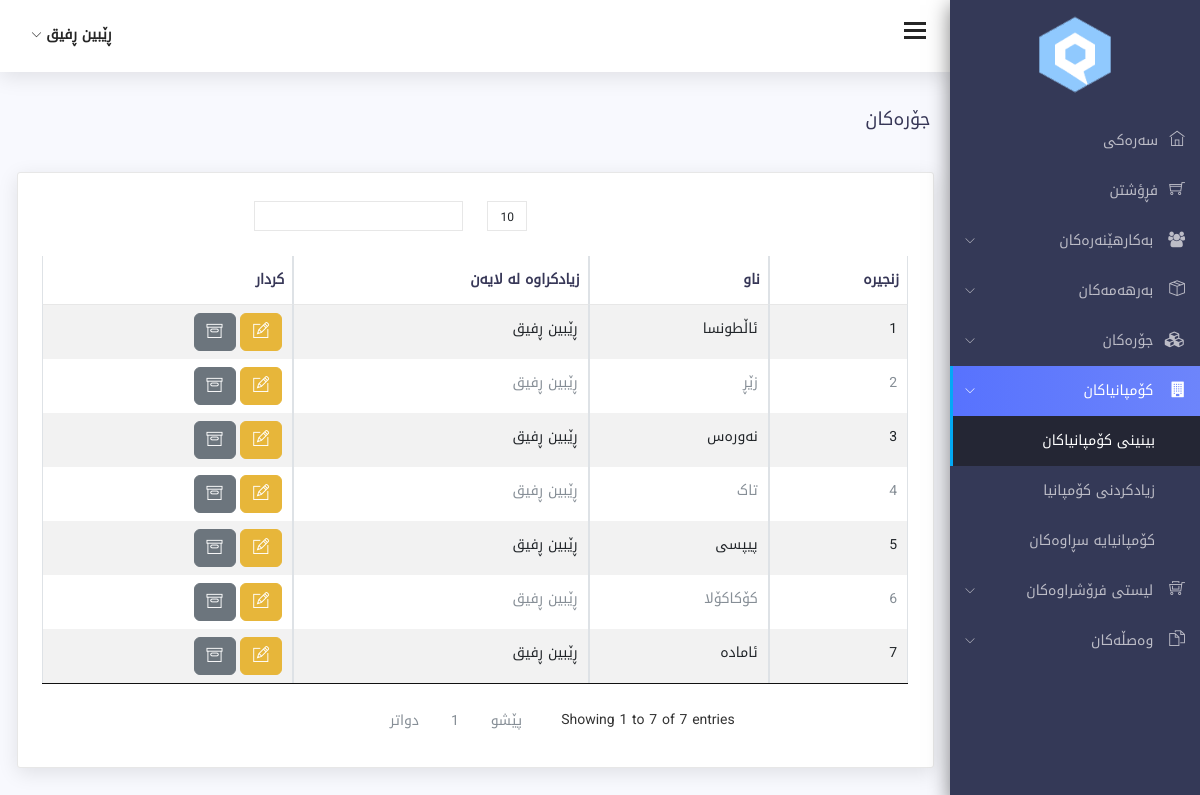
Page /companys.php (signed in) on the committed database.
### tables this page shows
CREATE TABLE `users` (
  `id` int(11) NOT NULL,
  `first_name` varchar(255) NOT NULL,
  `last_name` varchar(255) NOT NULL,
  `email` varchar(255) NOT NULL,
  `password` varchar(255) NOT NULL,
  `role` int(11) NOT NULL DEFAULT 2 COMMENT '1 super admin\r\n2 admin\r\n3 cashier',
  `phone` varchar(255) NOT NULL,
  `recycle` int(11) DEFAULT 0,
  `addedby` varchar(255) NOT NULL,
  `image` varchar(255) NOT NULL,
  `type_image` varchar(255) NOT NULL,
  `tmp_image` varchar(255) NOT NULL,
  `size_image` varchar(255) NOT NULL,
  `created_at` datetime NOT NULL,
  `updated_at` datetime NOT NULL
);

CREATE TABLE `company` (
  `id` int(11) NOT NULL,
  `name` varchar(255) NOT NULL,
  `description` text NOT NULL,
  `recycle` int(11) NOT NULL DEFAULT 0,
  `addedby` varchar(255) NOT NULL,
  `created_at` datetime NOT NULL,
  `updated_at` datetime NOT NULL
);

### class/database.php (called while the page is built, shortened)
<?php
class Database{
public $connection;
public function open_db_connection(){
    $this->connection=new mysqli(DB_HOST,DB_USER,DB_PASSWORD,DB_NAME);
}
public function query($sql){
    $result=$this->connection->query($sql);
    return $result;
}
}
$db = new Database();
?>

### class/db_object.php (called while the page is built, shortened)
<?php
class Db_Object{
public static function find_all(){
    return static::find_by_query("SELECT * FROM ".static::$db_table." ");
}
public static function find_by_id($id){
    $the_result_array=static::find_by_query("SELECT * FROM ".static::$db_table." WHERE id='$id' LIMIT 1");
    return !empty($the_result_array) ? array_shift($the_result_array) : false;
}
public static function find_by_query($sql){
    global $db;
    $result_set=$db->query($sql);
    $the_object_array=array();
    while($row=mysqli_fetch_array($result_set)){
        $the_object_array[]=static::instantation($row);
    }
    return $the_object_array;
}
public static function instantation($the_record){
    $the_object=new $calling_class;
    foreach($the_record as $the_attribute => $value){
        if($the_object->has_the_attribute($the_attribute)){
            $the_object->$the_attribute=$value;
        }
    }
    return $the_object;
}
private function has_the_attribute($the_attribute){
    $the_properties=get_object_vars($this);
    return array_key_exists($the_attribute,$the_properties);
}
}
?>

### companys.php (the view, shortened to what this page needs)
<?php include 'includes/header.php'; ?>
<?php include 'includes/sidebar.php'; ?>
<?php include 'includes/top_header.php'; ?>
<div class="content-wrap">
        <div class="main">
            <div class="container-fluid">
                <div class="row">
                    <div class="col-lg-8 p-r-0 title-margin-right">
                        <div class="page-header">
                            <div class="page-title">
                                <h1>جۆرەکان</h1>
                            </div>
                        </div>
                    </div>
                </div>
                <section id="main-content">
                    <div class="row">
                        <div class="col-lg-12">
                            <div class="card">
                                <div class="bootstrap-data-table-panel">
                                    <div class="table-responsive">
                                        <table class="table table-striped table-bordered" id="bootstrap-data-table">
                                            <thead>
                                                <tr>
                                                    <th>زنجیرە</th>
                                                    <th>ناو</th>
                                                    <th>زیادکراوە لە لایەن</th>
                                                    <th>کردار</th>
                                                </tr>
                                            </thead>
                                            <tbody>
                                                <?php
                                                $companys = Company::find_all();
                                                $a=1;
                                                foreach($companys as $company){
                                                    if($company->recycle==0){
                                                ?>
                                                <tr id="tr_company_<?php echo $company->id; ?>">
                                                    <td><?php echo $a++; ?></td>
                                                    <td><?php echo htmlentities($company->name,ENT_QUOTES,'UTF-8'); ?></td>
                                                    <td><?php
                                                        $addedby=User::find_by_id($company->addedby);
                                                        echo htmlentities($addedby->first_name.' '.$addedby->last_name,ENT_QUOTES,'UTF-8');
                                                    ?></td>
                                                    <td>
                                                        <button type="button" onclick="companyUpdate(<?php echo $company->id; ?>)" class="btn btn-warning" title="دەستکاریکردن">
                                                            <span class="ti-pencil-alt"></span>
                                                        </button>
                                                        <button type="button"  class="btn btn-secondary " onclick="companyRecycle(<?php echo $company->id; ?>)"
                                                        title="ناردنی بۆ بەشی سڕاوەکان">
                                                            <span class="ti-archive"></span>
                                                        </button>
                                                    </td>
                                                </tr>
                                                <?php } } ?>
                                            </tbody>
                                        </table>
                                    </div>
                                </div>
                            </div>
                        </div>
                    </div>
                </div>
                </div>
                </div>
<?php include('includes/footer.php'); ?>

### includes/top_header.php (shortened to what this page needs)
<div class="header">
    <div class="container-fluid">
        <div class="row">
            <div class="col-lg-12">
                <div class="float-start">
                    <div class="hamburger sidebar-toggle">
                        <span class="line"></span>
                        <span class="line"></span>
                        <span class="line"></span>
                    </div>
                </div>
                <div class="float-end">
                    <div class="dropdown dib">
                        <div class="header-icon" data-toggle="dropdown">
                            <span class="user-avatar">
                                <?php
                                $user=User::find_by_id($_SESSION['user_id']);
                                echo $user->first_name . " " . $user->last_name;
                                ?>
                                <i class="ti-angle-down f-s-10"></i>
                            </span>
                        </div>
                        </div>
                </div>
            </div>
        </div>
    </div>
</div>

### rows in the picture
users: first_name "ڕێبین", last_name "ڕفیق", first_name+last_name "ڕێبین ڕفیق"
company: name "ئاڵطونسا"
company: name "زێڕ"
company: name "نەورەس"
company: name "تاک"
company: name "پیپسی"
company: name "کۆکاکۆلا"
company: name "ئامادە"
